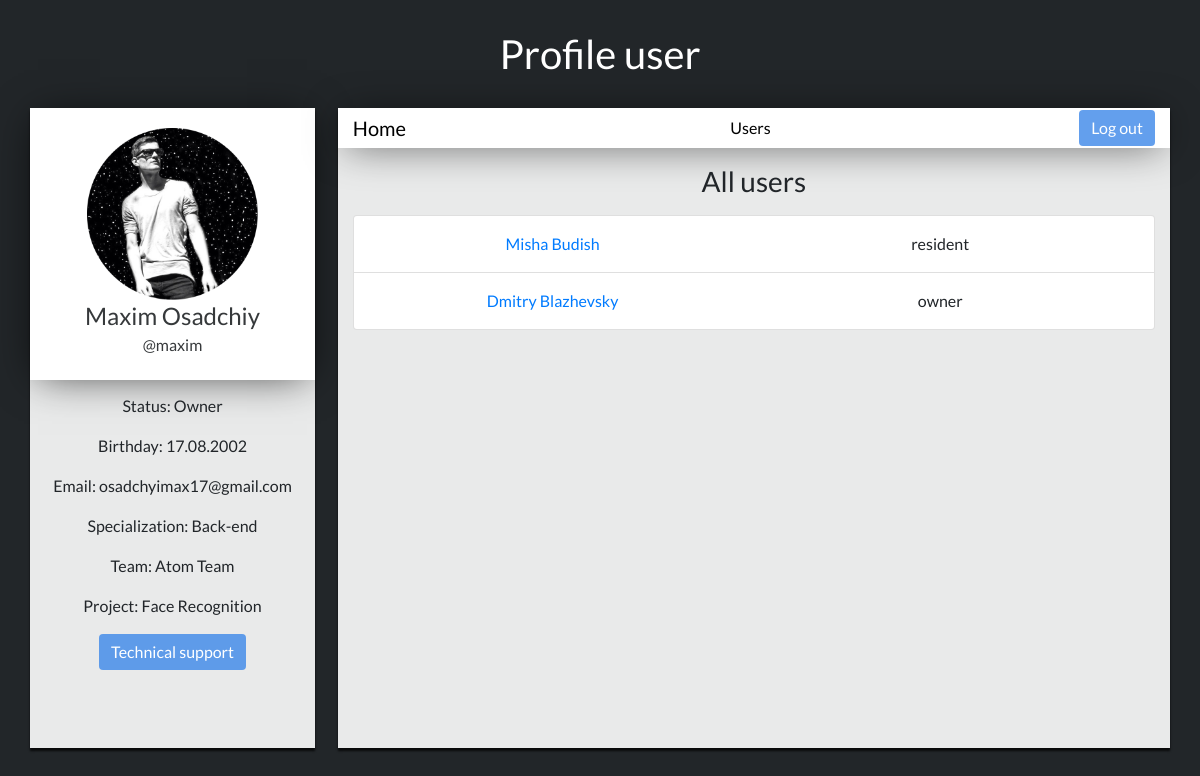
The page /users-user on the database as committed earlier.
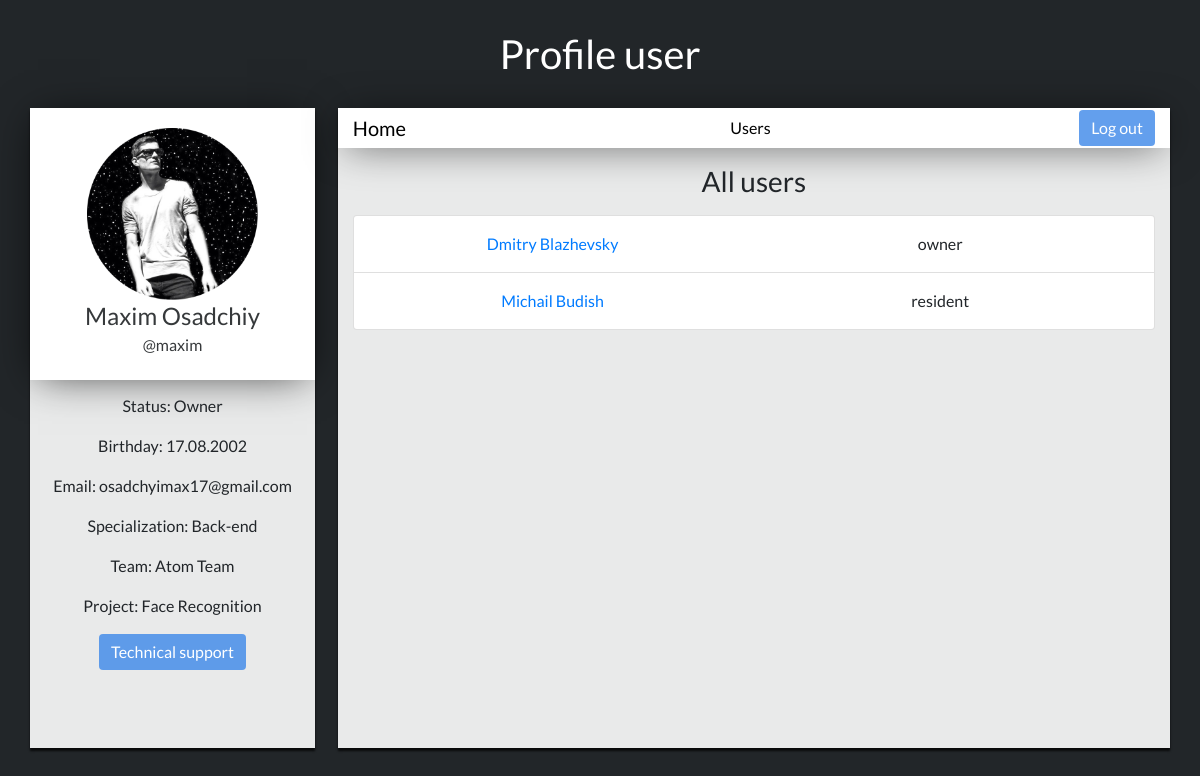
The same page on the database as committed later.
### login/models.py (models this page shows, shortened)
class User(models.Model):
    attendance = models.IntegerField(default=None)
    name = models.CharField(max_length=30)
    surname = models.CharField(max_length=30)
    username = models.CharField(max_length=30)
    password = models.CharField(max_length=150)
    status = models.CharField(max_length=15, choices=status)
    birth_date = models.DateTimeField()
    email = models.EmailField(max_length=30, null=True)
    specialization = models.CharField(max_length=30, choices=spec)
    team = models.CharField(max_length=50)
    project = models.CharField(max_length=50)
    last_seen = models.DateTimeField(auto_now=True)
    profile_photo = models.ImageField(upload_to='profile_photos')

### login/views.py (the view)
# urls.py: path('users-user', views.list_users_user, name='users_user'),
def list_users_user(request):
    residents = User.objects.filter(status='resident').count()
    mentors = User.objects.filter(status='mentor').count()
    owners = User.objects.filter(status='owner').count()
    users_list = User.objects.all()
    return render(request, 'users-user/index.html', {'list_users': users_list,'residents': residents,'mentors': mentors,'owners': owners})

### login/templates/users-user/index.html (shortened to what this page needs)
{% extends 'index-user-base.html' %}
{% block info_user %}
{% load staticfiles %}
<link rel="stylesheet" media="all" href="{% static 'css/home-user.css' %}" type="text/css">
<link rel="stylesheet" media="all" href="{% static 'css/base.css' %}" type="text/css">
    <div>
        {% if list_residents %}
            <h3 class="list-text">Residents List</h3>
        {% elif list_mentors %}
            <h3 class="list-text">Mentors List</h3>
        {% elif list_owners %}
            <h3 class="list-text">Owners List</h3>
        {% elif list_users %}
            <h3 class="list-text">All users</h3>
        {% endif %}
        <div class="container">
            <div class="row" style="padding: 5%;padding-top: 0;padding-left:0;padding-right:0;">
              <div class="col">
                <div class="userjoin-block">
                    <ul class="list-group">
                        {% for item in list_users %}
                            <li class="list-group-item">
                                <div class="container list-group">
                                    <div class="row">
                                        <div class="col-sm">
                                                <a href="/user-users/{{ item.id }}"><p style="text-align:center;margin: 0;line-height: 2;">{{ item.name }} {{ item.surname }}</p></a>
                                        </div>
                                        <div class="col-sm">
                                            <p class="list-text" style="text-align:center;margin: 0;line-height: 2;">{{item.status}}</p>
                                        </div>
                                    </div>
                                </div>
                            </li>
                        {% endfor %}
                    </ul>
                </div>
            </div>
        </div>
    </div>
    </div>
{% endblock %}

Rows that differ between the two databases and show on the page:
removed User: name "Misha", surname "Budish", status "resident"
added User: name "Michail", surname "Budish", status "resident"
